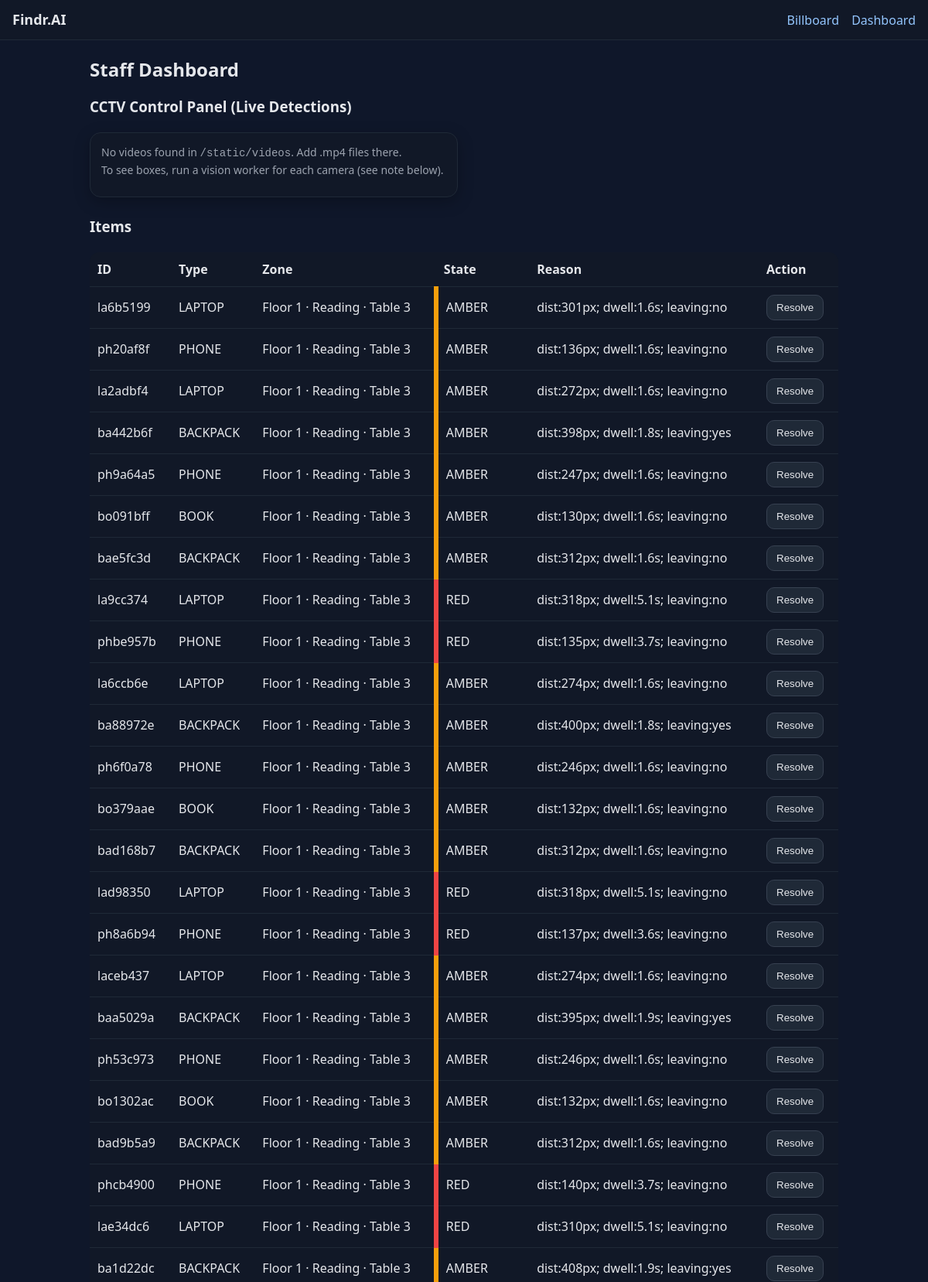
/dashboard (upper part), run on the app's committed database.
### tables this page shows
CREATE TABLE items (
    id INTEGER PRIMARY KEY AUTOINCREMENT,
    shortid TEXT UNIQUE NOT NULL,
    type TEXT NOT NULL,
    color TEXT,
    zone TEXT NOT NULL,
    state TEXT NOT NULL, -- WITH_OWNER, AMBER, RED, RECOVERED
    reason TEXT,
    ts TEXT NOT NULL,    -- ISO string
    crop_path TEXT
);

### server/app.py (the view)
@app.get("/dashboard", response_class=HTMLResponse)
def dashboard(request: Request):
    items = db.list_items()
    vids_dir = Path("server/static/videos")
    videos = []
    if vids_dir.exists():
        for p in sorted(vids_dir.glob("*.mp4")):
            videos.append({"name": p.stem, "url": f"/static/videos/{p.name}"})
    return templates.TemplateResponse("dashboard.html", {"request": request, "items": items, "videos": videos, "title": "Dashboard"})

### server/templates/dashboard.html (shortened to what this page needs)
{% extends "base.html" %}
{% block content %}
<h2>Staff Dashboard</h2>
<h3 style="margin-top:10px;">CCTV Control Panel (Live Detections)</h3>
<div class="grid" style="grid-template-columns:repeat(auto-fill,minmax(320px,1fr));gap:16px;">
  {% if videos|length == 0 %}
    <div class="card">
      <div class="meta">No videos found in <code>/static/videos</code>. Add .mp4 files there.<br>
      To see boxes, run a vision worker for each camera (see note below).</div>
    </div>
  {% endif %}
</div>
<h3 style="margin-top:24px;">Items</h3>
<table class="table">
  <thead>
    <tr><th>ID</th><th>Type</th><th>Zone</th><th>State</th><th>Reason</th><th>Action</th></tr>
  </thead>
  <tbody id="rows">
  {% for it in items %}
    <tr data-id="{{ it.shortid }}">
      <td>{{ it.shortid }}</td>
      <td>{{ it.type }}{% if it.color %} ({{ it.color }}){% endif %}</td>
      <td>{{ it.zone }}</td>
      <td class="state {{ it.state|lower }}">{{ it.state }}</td>
      <td class="reason">{{ it.reason }}</td>
      <td>
        {% if it.state != "RECOVERED" %}
          <button class="btn" onclick="resolveItem('{{ it.shortid }}')">Resolve</button>
        {% else %}
          <span>Resolved</span>
        {% endif %}
      </td>
    </tr>
  {% endfor %}
  </tbody>
</table>
{% endblock %}

### server/static/style.css (style rules this page uses)
:root { --bg:#0f172a; --card:#111827; --text:#e5e7eb; --muted:#9ca3af; --green:#10b981; --amber:#f59e0b; --red:#ef4444; --link:#93c5fd; }
* { box-sizing:border-box }
body { margin:0;background:var(--bg);color:var(--text);font:16px/1.5 system-ui,-apple-system,Segoe UI,Roboto,Inter }
h2 { margin:12px 0 16px }
.grid { display:grid;grid-template-columns:repeat(auto-fill,minmax(260px,1fr));gap:16px }
.card { background:var(--card);padding:14px;border-radius:14px;border:1px solid #1f2937;box-shadow:0 6px 20px rgba(0,0,0,.25) }
.card .meta { color:var(--muted);font-size:14px;margin-bottom:10px }
.btn { display:inline-block;padding:8px 12px;border-radius:10px;background:#1f2937;color:#e5e7eb;text-decoration:none;border:1px solid #374151 }
.table { width:100%;border-collapse:collapse;background:var(--card);border-radius:12px;overflow:hidden }
.table th,.table td { padding:10px;border-bottom:1px solid #1f2937;text-align:left }
.amber { border-left:6px solid var(--amber) }
.red { border-left:6px solid var(--red) }

### data on the page
items: shortid "la6b5199", type "LAPTOP", zone "Floor 1 · Reading · Table 3", state "AMBER", reason "dist:301px; dwell:1.6s; leaving:no"
items: shortid "ph20af8f", type "PHONE", zone "Floor 1 · Reading · Table 3", state "AMBER", reason "dist:136px; dwell:1.6s; leaving:no"
items: shortid "la2adbf4", type "LAPTOP", zone "Floor 1 · Reading · Table 3", state "AMBER", reason "dist:272px; dwell:1.6s; leaving:no"
items: shortid "ba442b6f", type "BACKPACK", zone "Floor 1 · Reading · Table 3", state "AMBER", reason "dist:398px; dwell:1.8s; leaving:yes"
items: shortid "ph9a64a5", type "PHONE", zone "Floor 1 · Reading · Table 3", state "AMBER", reason "dist:247px; dwell:1.6s; leaving:no"
items: shortid "bo091bff", type "BOOK", zone "Floor 1 · Reading · Table 3", state "AMBER", reason "dist:130px; dwell:1.6s; leaving:no"
items: shortid "bae5fc3d", type "BACKPACK", zone "Floor 1 · Reading · Table 3", state "AMBER", reason "dist:312px; dwell:1.6s; leaving:no"
items: shortid "la9cc374", type "LAPTOP", zone "Floor 1 · Reading · Table 3", state "RED", reason "dist:318px; dwell:5.1s; leaving:no"
items: shortid "phbe957b", type "PHONE", zone "Floor 1 · Reading · Table 3", state "RED", reason "dist:135px; dwell:3.7s; leaving:no"
items: shortid "la6ccb6e", type "LAPTOP", zone "Floor 1 · Reading · Table 3", state "AMBER", reason "dist:274px; dwell:1.6s; leaving:no"
items: shortid "ba88972e", type "BACKPACK", zone "Floor 1 · Reading · Table 3", state "AMBER", reason "dist:400px; dwell:1.8s; leaving:yes"
items: shortid "ph6f0a78", type "PHONE", zone "Floor 1 · Reading · Table 3", state "AMBER", reason "dist:246px; dwell:1.6s; leaving:no"
items: shortid "bo379aae", type "BOOK", zone "Floor 1 · Reading · Table 3", state "AMBER", reason "dist:132px; dwell:1.6s; leaving:no"
items: shortid "bad168b7", type "BACKPACK", zone "Floor 1 · Reading · Table 3", state "AMBER", reason "dist:312px; dwell:1.6s; leaving:no"
items: shortid "lad98350", type "LAPTOP", zone "Floor 1 · Reading · Table 3", state "RED", reason "dist:318px; dwell:5.1s; leaving:no"
items: shortid "ph8a6b94", type "PHONE", zone "Floor 1 · Reading · Table 3", state "RED", reason "dist:137px; dwell:3.6s; leaving:no"
items: shortid "laceb437", type "LAPTOP", zone "Floor 1 · Reading · Table 3", state "AMBER", reason "dist:274px; dwell:1.6s; leaving:no"
items: shortid "baa5029a", type "BACKPACK", zone "Floor 1 · Reading · Table 3", state "AMBER", reason "dist:395px; dwell:1.9s; leaving:yes"
items: shortid "ph53c973", type "PHONE", zone "Floor 1 · Reading · Table 3", state "AMBER", reason "dist:246px; dwell:1.6s; leaving:no"
items: shortid "bo1302ac", type "BOOK", zone "Floor 1 · Reading · Table 3", state "AMBER", reason "dist:132px; dwell:1.6s; leaving:no"
items: shortid "bad9b5a9", type "BACKPACK", zone "Floor 1 · Reading · Table 3", state "AMBER", reason "dist:312px; dwell:1.6s; leaving:no"
items: shortid "phcb4900", type "PHONE", zone "Floor 1 · Reading · Table 3", state "RED", reason "dist:140px; dwell:3.7s; leaving:no"
items: shortid "lae34dc6", type "LAPTOP", zone "Floor 1 · Reading · Table 3", state "RED", reason "dist:310px; dwell:5.1s; leaving:no"
items: shortid "ba1d22dc", type "BACKPACK", zone "Floor 1 · Reading · Table 3", state "AMBER", reason "dist:408px; dwell:1.9s; leaving:yes"
